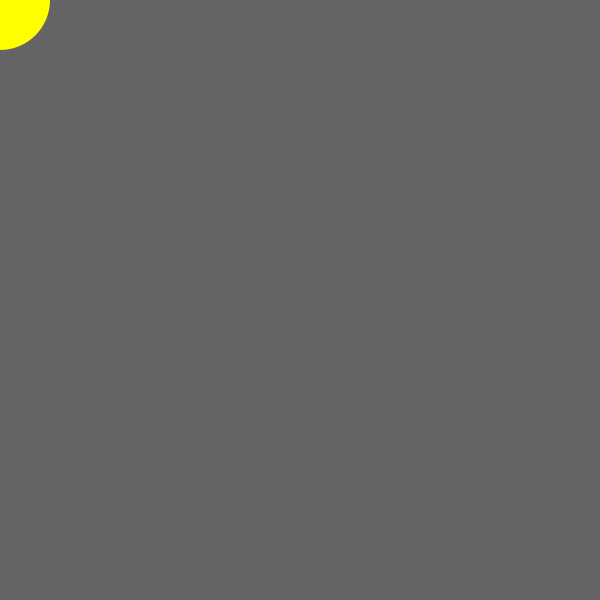
Frame 1 (no input)
Frame 60 (the mouse pressed at the canvas centre just before this capture): identical to frame 1, image omitted
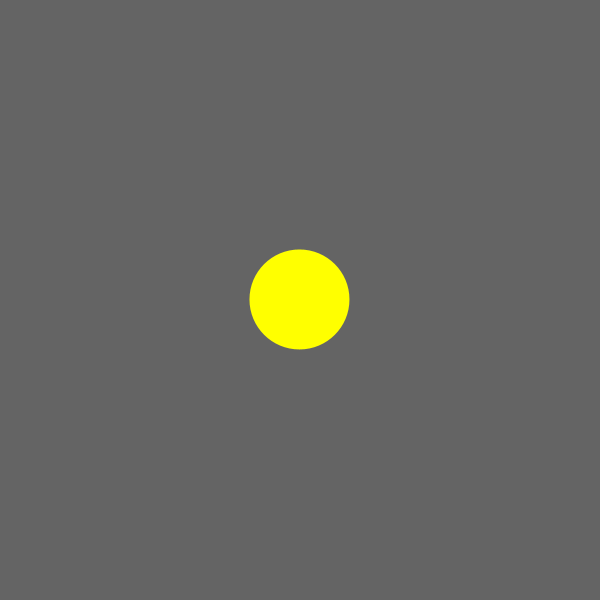
Frame 120 (the mouse held since frame 60 and released just before this capture)

The Processing sketch that drew these frames (run headless with seeded random() and noise(); from frame 60 on, the mouse is pressed at the canvas centre):

// Processing sketch: processing_142395
// ── processing_142395.pde

float actualX = 0;
float actualY = 0;

void setup() {
  size(600, 600);
  noStroke();
  smooth();
  fill(255, 255, 0);
}

void draw() {
  background(100);
  actualX = actualX + (mouseX - actualX) * .1;
  actualY = actualY + (mouseY - actualY) * .1;
  ellipse(actualX, actualY, 100, 100);
}
